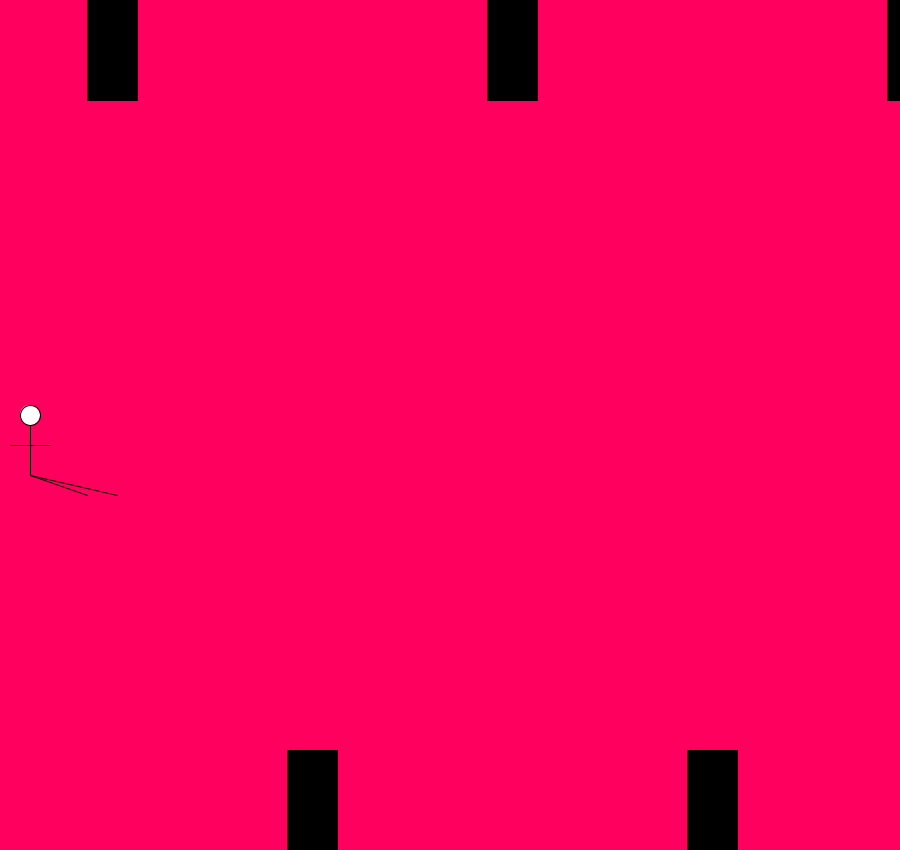
Frame 1 (no input)
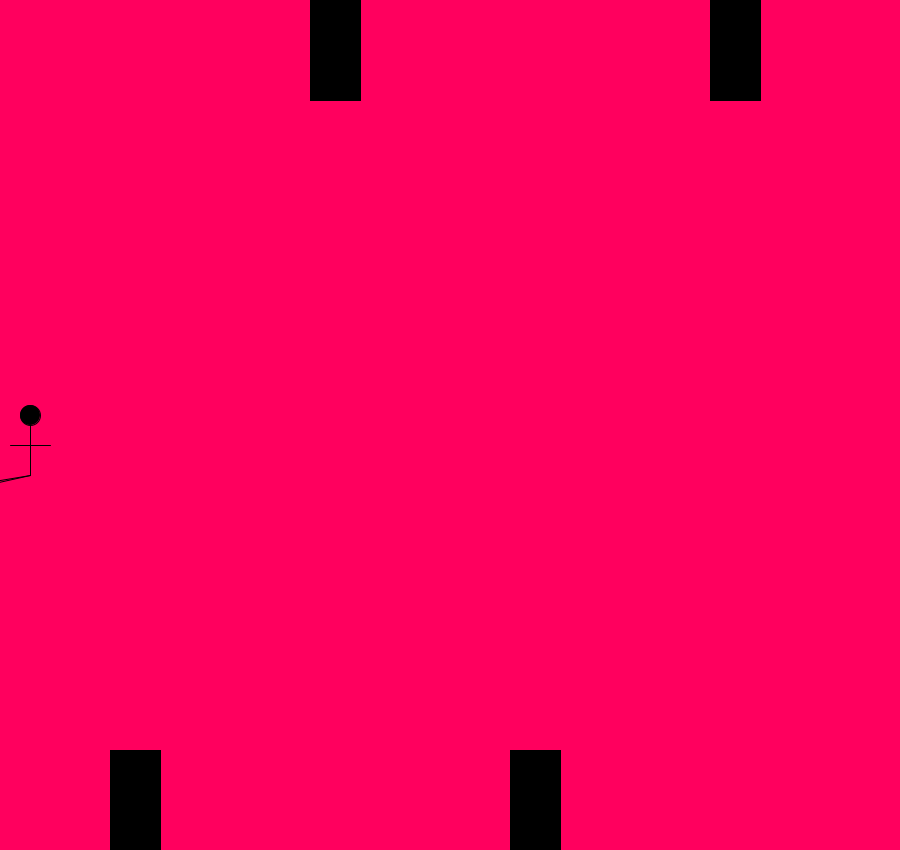
Frame 60 (the mouse pressed at the canvas centre just before this capture)
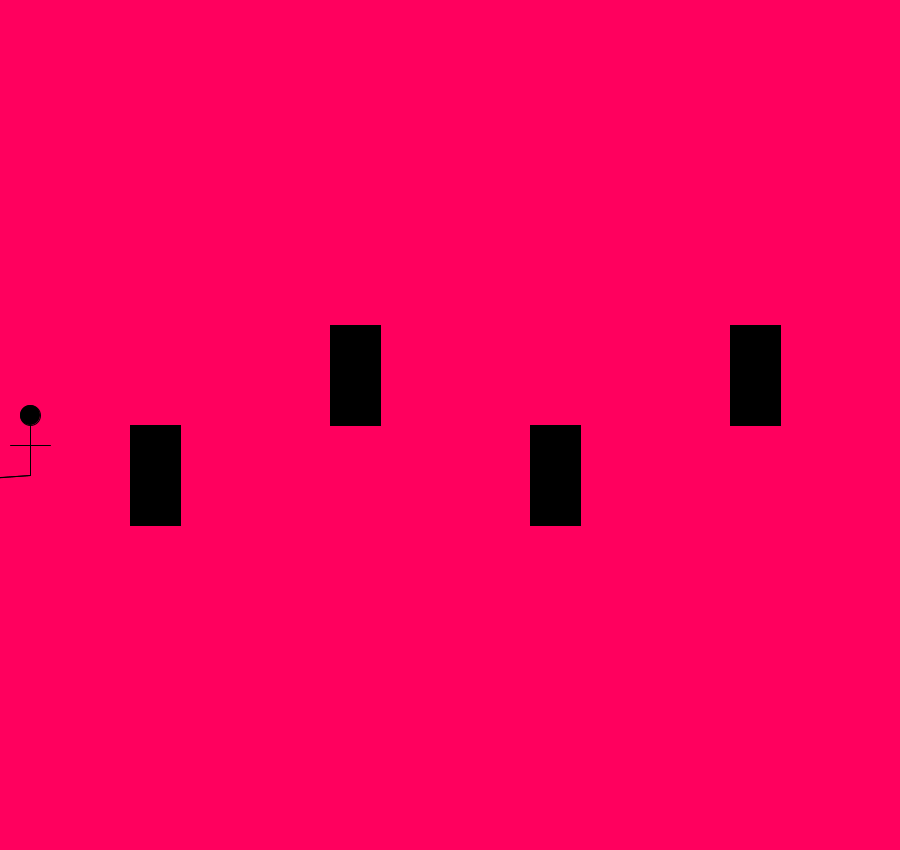
Frame 120 (the mouse held since frame 60 and released just before this capture)

The Processing sketch that drew these frames (run headless with seeded random() and noise(); from frame 60 on, the mouse is pressed at the canvas centre):

// Processing sketch: processing_158721
// ── processing_158721.pde

color c = color(#FF0000);
float x = 90;
float y = 0;
float xspeed = -3;
float yspeed = 3;


void setup() {
  size(900, 850);
}

void draw() {
  background(#FF005E);
         ellipse(30,415,20,20);
       line(30,425,30,475);
       line(30,445,50,445);
       line(10,445,30,445);
       
  move();
  display();
}

void move() {
  y = y + yspeed;
  if (y > width) {
    y = 0;
  }
  x = x + xspeed;
   if (x < -2040) {
    x = 950;
   }
}

void display() {
  fill(c);
  rect(x, mouseY, 50, 100);
       rect(x+200,-mouseY+750, 50, 100);
       rect(x+400, mouseY, 50, 100);
       rect(x+600, -mouseY+750, 50, 100);
       rect(x+800, mouseY, 50, 100);
       rect(x+1000,-mouseY+750, 50, 100);
       line(30,475,x,495);
       line(30,475,x+30,495);
}
